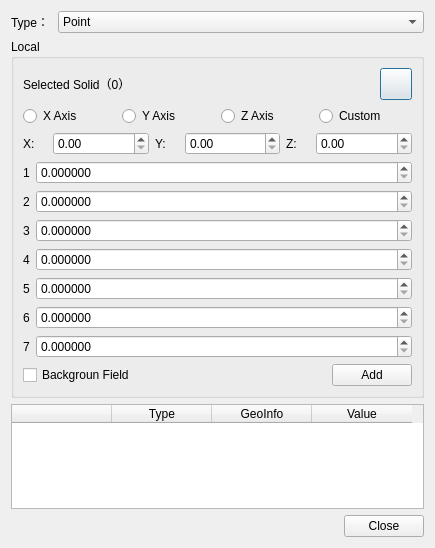
<?xml version="1.0" encoding="UTF-8"?>
<ui version="4.0">
 <class>LocalSettingDialog</class>
 <widget class="QDialog" name="LocalSettingDialog">
  <property name="geometry">
   <rect>
    <x>0</x>
    <y>0</y>
    <width>435</width>
    <height>548</height>
   </rect>
  </property>
  <property name="windowTitle">
   <string>Local Setting</string>
  </property>
  <layout class="QGridLayout" name="gridLayout_2">
   <item row="0" column="0">
    <layout class="QHBoxLayout" name="horizontalLayout_5" stretch="1,9">
     <item>
      <widget class="QLabel" name="localType">
       <property name="text">
        <string>Type：</string>
       </property>
      </widget>
     </item>
     <item>
      <widget class="QComboBox" name="comboBox">
       <item>
        <property name="text">
         <string>Point</string>
        </property>
       </item>
       <item>
        <property name="text">
         <string>Box</string>
        </property>
       </item>
       <item>
        <property name="text">
         <string>Ball</string>
        </property>
       </item>
       <item>
        <property name="text">
         <string>Cylinder</string>
        </property>
       </item>
       <item>
        <property name="text">
         <string>Solid</string>
        </property>
       </item>
       <item>
        <property name="text">
         <string>Frustum</string>
        </property>
       </item>
      </widget>
     </item>
    </layout>
   </item>
   <item row="1" column="0">
    <widget class="QGroupBox" name="localPoint">
     <property name="title">
      <string>Local</string>
     </property>
     <layout class="QGridLayout" name="gridLayout">
      <item row="6" column="0">
       <widget class="QLabel" name="label_3">
        <property name="text">
         <string>3</string>
        </property>
       </widget>
      </item>
      <item row="6" column="1">
       <widget class="QDoubleSpinBox" name="doubleSpinBox_3">
        <property name="decimals">
         <number>6</number>
        </property>
       </widget>
      </item>
      <item row="1" column="0" colspan="2">
       <layout class="QHBoxLayout" name="horizontalLayout_7">
        <item>
         <widget class="QLabel" name="panel">
          <property name="text">
           <string>Selected Solid（0）</string>
          </property>
         </widget>
        </item>
        <item>
         <widget class="QPushButton" name="geoSelectSurface">
          <property name="sizePolicy">
           <sizepolicy hsizetype="Minimum" vsizetype="Minimum">
            <horstretch>0</horstretch>
            <verstretch>0</verstretch>
           </sizepolicy>
          </property>
          <property name="minimumSize">
           <size>
            <width>32</width>
            <height>32</height>
           </size>
          </property>
          <property name="maximumSize">
           <size>
            <width>32</width>
            <height>32</height>
           </size>
          </property>
          <property name="styleSheet">
           <string notr="true">background-image: url(:/QUI/geometry/selectbody.png);</string>
          </property>
          <property name="text">
           <string/>
          </property>
         </widget>
        </item>
       </layout>
      </item>
      <item row="2" column="0" colspan="2">
       <layout class="QHBoxLayout" name="horizontalLayout">
        <item>
         <widget class="QRadioButton" name="xAxis">
          <property name="text">
           <string>X Axis</string>
          </property>
         </widget>
        </item>
        <item>
         <widget class="QRadioButton" name="yAxis">
          <property name="text">
           <string>Y Axis</string>
          </property>
         </widget>
        </item>
        <item>
         <widget class="QRadioButton" name="zAxis">
          <property name="text">
           <string>Z Axis</string>
          </property>
         </widget>
        </item>
        <item>
         <widget class="QRadioButton" name="custom">
          <property name="text">
           <string>Custom</string>
          </property>
         </widget>
        </item>
       </layout>
      </item>
      <item row="3" column="0" colspan="2">
       <layout class="QHBoxLayout" name="horizontalLayout_4" stretch="1,4,1,4,1,4">
        <item>
         <widget class="QLabel" name="xLabel">
          <property name="text">
           <string>X:</string>
          </property>
         </widget>
        </item>
        <item>
         <widget class="QDoubleSpinBox" name="xDoubleSpinBox"/>
        </item>
        <item>
         <widget class="QLabel" name="yLabel">
          <property name="text">
           <string>Y:</string>
          </property>
         </widget>
        </item>
        <item>
         <widget class="QDoubleSpinBox" name="yDoubleSpinBox"/>
        </item>
        <item>
         <widget class="QLabel" name="zLabel">
          <property name="text">
           <string>Z:</string>
          </property>
         </widget>
        </item>
        <item>
         <widget class="QDoubleSpinBox" name="zDoubleSpinBox"/>
        </item>
       </layout>
      </item>
      <item row="4" column="0">
       <widget class="QLabel" name="label">
        <property name="sizePolicy">
         <sizepolicy hsizetype="Minimum" vsizetype="Preferred">
          <horstretch>0</horstretch>
          <verstretch>0</verstretch>
         </sizepolicy>
        </property>
        <property name="text">
         <string>1</string>
        </property>
       </widget>
      </item>
      <item row="4" column="1">
       <widget class="QDoubleSpinBox" name="doubleSpinBox">
        <property name="sizePolicy">
         <sizepolicy hsizetype="Expanding" vsizetype="Fixed">
          <horstretch>0</horstretch>
          <verstretch>0</verstretch>
         </sizepolicy>
        </property>
        <property name="decimals">
         <number>6</number>
        </property>
        <property name="maximum">
         <double>99999999999999.000000000000000</double>
        </property>
       </widget>
      </item>
      <item row="5" column="0">
       <widget class="QLabel" name="label_2">
        <property name="text">
         <string>2</string>
        </property>
       </widget>
      </item>
      <item row="5" column="1">
       <widget class="QDoubleSpinBox" name="doubleSpinBox_2">
        <property name="decimals">
         <number>6</number>
        </property>
       </widget>
      </item>
      <item row="11" column="0" colspan="2">
       <layout class="QHBoxLayout" name="horizontalLayout_2">
        <item>
         <widget class="QCheckBox" name="backgroundField">
          <property name="text">
           <string>Backgroun Field</string>
          </property>
         </widget>
        </item>
        <item>
         <spacer name="horizontalSpacer">
          <property name="orientation">
           <enum>Qt::Horizontal</enum>
          </property>
          <property name="sizeHint" stdset="0">
           <size>
            <width>40</width>
            <height>20</height>
           </size>
          </property>
         </spacer>
        </item>
        <item>
         <widget class="QPushButton" name="PointAddButton">
          <property name="text">
           <string>Add</string>
          </property>
         </widget>
        </item>
       </layout>
      </item>
      <item row="7" column="1">
       <widget class="QDoubleSpinBox" name="doubleSpinBox_4">
        <property name="decimals">
         <number>6</number>
        </property>
       </widget>
      </item>
      <item row="8" column="1">
       <widget class="QDoubleSpinBox" name="doubleSpinBox_5">
        <property name="decimals">
         <number>6</number>
        </property>
       </widget>
      </item>
      <item row="9" column="0">
       <widget class="QLabel" name="label_6">
        <property name="text">
         <string>6</string>
        </property>
       </widget>
      </item>
      <item row="0" column="0" colspan="2">
       <layout class="QVBoxLayout" name="pointLayout">
        <property name="spacing">
         <number>0</number>
        </property>
       </layout>
      </item>
      <item row="7" column="0">
       <widget class="QLabel" name="label_4">
        <property name="text">
         <string>4</string>
        </property>
       </widget>
      </item>
      <item row="8" column="0">
       <widget class="QLabel" name="label_5">
        <property name="text">
         <string>5</string>
        </property>
       </widget>
      </item>
      <item row="9" column="1">
       <widget class="QDoubleSpinBox" name="doubleSpinBox_6">
        <property name="decimals">
         <number>6</number>
        </property>
       </widget>
      </item>
      <item row="10" column="1">
       <widget class="QDoubleSpinBox" name="doubleSpinBox_7">
        <property name="decimals">
         <number>6</number>
        </property>
       </widget>
      </item>
      <item row="10" column="0">
       <widget class="QLabel" name="label_7">
        <property name="text">
         <string>7</string>
        </property>
       </widget>
      </item>
     </layout>
    </widget>
   </item>
   <item row="2" column="0">
    <widget class="QTableWidget" name="tableWidget">
     <column>
      <property name="text">
       <string/>
      </property>
     </column>
     <column>
      <property name="text">
       <string>Type</string>
      </property>
     </column>
     <column>
      <property name="text">
       <string>GeoInfo</string>
      </property>
     </column>
     <column>
      <property name="text">
       <string>Value</string>
      </property>
     </column>
    </widget>
   </item>
   <item row="3" column="0">
    <layout class="QHBoxLayout" name="horizontalLayout_3">
     <item>
      <spacer name="horizontalSpacer_2">
       <property name="orientation">
        <enum>Qt::Horizontal</enum>
       </property>
       <property name="sizeHint" stdset="0">
        <size>
         <width>40</width>
         <height>20</height>
        </size>
       </property>
      </spacer>
     </item>
     <item>
      <widget class="QPushButton" name="closeButton">
       <property name="text">
        <string>Close</string>
       </property>
      </widget>
     </item>
    </layout>
   </item>
  </layout>
 </widget>
 <resources>
  <include location="../qrc/qianfan.qrc"/>
 </resources>
 <connections/>
</ui>
